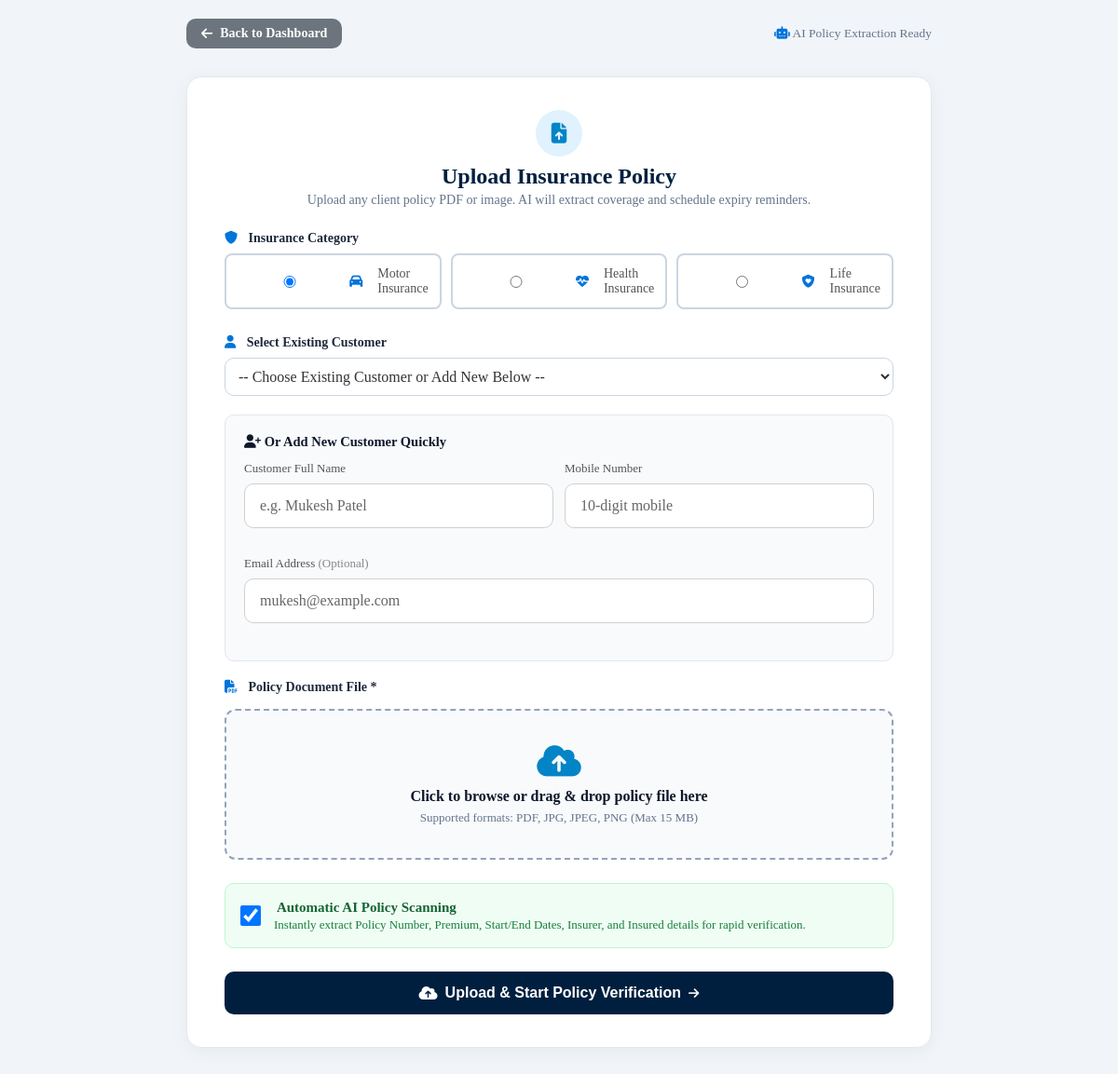
The page /policy_upload.php (signed in) on the database its author committed.
### tables this page shows
CREATE TABLE `insurance_categories` (
  `id` INT AUTO_INCREMENT PRIMARY KEY,
  `code` VARCHAR(30) NOT NULL UNIQUE,
  `name` VARCHAR(100) NOT NULL,
  `icon` VARCHAR(50) NOT NULL DEFAULT 'fa-shield',
  `display_order` INT NOT NULL DEFAULT 0,
  `is_active` BOOLEAN NOT NULL DEFAULT TRUE,
  `created_at` DATETIME DEFAULT CURRENT_TIMESTAMP
);

### config.php (called while the page is built, shortened)
<?php
function getInsuranceCategories($conn = null, $activeOnly = true) {
    $close = false;
    $out = [];
    $sql = "SELECT code, name, icon FROM insurance_categories" . ($activeOnly ? " WHERE is_active = 1" : "") . " ORDER BY display_order ASC, name ASC";
    try {
        $res = $conn->query($sql);
        if ($res) { while ($r = $res->fetch_assoc()) $out[$r['code']] = $r; }
    } catch (\Throwable $e) {}
    return $out;
}

### policy_upload.php (the view, shortened to what this page needs)
<?php
require_once 'config.php';
$conn = getDBConnection();
$selectedCustId = (int)($_GET['customer_id'] ?? 0);
$categories = getInsuranceCategories($conn, true);
?>
<!DOCTYPE html>
<html lang="en">
<head>
    <link rel="stylesheet" href="styles.css?v=5.0">
    <link rel="stylesheet" href="https://cdnjs.cloudflare.com/ajax/libs/font-awesome/6.5.1/css/all.min.css">
</head>
<body style="background: #f1f5f9; font-family: inherit;">
    <div style="padding: 20px;">
        <div style="max-width: 800px; margin: 0 auto 15px; display: flex; justify-content: space-between; align-items: center;">
            <a href="dashboard.php" class="btn btn-secondary" style="padding: 8px 16px; border-radius: 6px; text-decoration: none;">
                <i class="fas fa-arrow-left"></i> Back to Dashboard
            </a>
            <span style="font-size: 13.5px; color: #64748b;">
                <i class="fas fa-robot" style="color: #0074D9;"></i> AI Policy Extraction Ready
            </span>
        </div>
        <div class="upload-card">
            <div style="text-align: center; margin-bottom: 25px;">
                <div style="width: 50px; height: 50px; border-radius: 50%; background: #e0f2fe; color: #0284c7; display: inline-flex; align-items: center; justify-content: center; font-size: 22px; margin-bottom: 8px;">
                    <i class="fas fa-file-arrow-up"></i>
                </div>
                <h2 style="margin: 0; color: #001f3f; font-size: 24px;">Upload Insurance Policy</h2>
                <p style="color: #64748b; font-size: 14px; margin: 4px 0 0;">Upload any client policy PDF or image. AI will extract coverage and schedule expiry reminders.</p>
            </div>
            <form method="POST" action="policy_upload.php" enctype="multipart/form-data" id="uploadForm">
                <div class="form-group" style="margin-bottom: 20px;">
                    <label style="font-weight: 600; color: #1e293b;"><i class="fas fa-shield"></i> Insurance Category</label>
                    <div style="display: grid; grid-template-columns: repeat(auto-fit, minmax(140px, 1fr)); gap: 10px; margin-top: 6px;">
                        <?php foreach ($categories as $cat): ?>
                            <label style="border: 2px solid #cbd5e1; border-radius: 8px; padding: 12px; display: flex; align-items: center; gap: 8px; cursor: pointer; transition: all 0.2s;" class="cat-pill">
                                <input type="radio" name="insurance_category" value="<?php echo htmlspecialchars($cat['code']); ?>" <?php echo $cat['code'] === 'motor' ? 'checked' : ''; ?>>
                                <i class="fas <?php echo htmlspecialchars($cat['icon']); ?>"></i>
                                <span><?php echo htmlspecialchars($cat['name']); ?></span>
                            </label>
                        <?php endforeach; ?>
                    </div>
                </div>
                <div class="form-group" style="margin-bottom: 20px;">
                    <label for="customer_id" style="font-weight: 600; color: #1e293b;"><i class="fas fa-user"></i> Select Existing Customer</label>
                    <select id="customer_id" name="customer_id" onchange="toggleNewCustomer(this.value)" style="width: 100%; padding: 10px; border-radius: 8px; border: 1px solid #cbd5e1;">
                        <option value="">-- Choose Existing Customer or Add New Below --</option>
                    </select>
                </div>
                <div id="newCustBox" style="background: #f8fafc; border: 1px solid #e2e8f0; border-radius: 10px; padding: 20px; margin-bottom: 20px; <?php echo $selectedCustId ? 'display:none;' : ''; ?>">
                    <h4 style="margin: 0 0 12px; color: #0f172a; font-size: 14.5px;"><i class="fas fa-user-plus"></i> Or Add New Customer Quickly</h4>
                    <div style="display: grid; grid-template-columns: 1fr 1fr; gap: 12px;">
                        <div class="form-group">
                            <label style="font-size: 13px;">Customer Full Name</label>
                            <input type="text" name="new_customer_name" placeholder="e.g. Mukesh Patel">
                        </div>
                        <div class="form-group">
                            <label style="font-size: 13px;">Mobile Number</label>
                            <input type="tel" name="new_customer_mobile" placeholder="10-digit mobile">
                        </div>
                    </div>
                    <div class="form-group" style="margin-top: 10px;">
                        <label style="font-size: 13px;">Email Address <span style="font-weight: normal; color: #888;">(Optional)</span></label>
                        <input type="email" name="new_customer_email" placeholder="mukesh@example.com">
                    </div>
                </div>
                <div class="form-group">
                    <label style="font-weight: 600; color: #1e293b;"><i class="fas fa-file-pdf"></i> Policy Document File *</label>
                    <div class="dropzone" id="dropzone" onclick="document.getElementById('fileInput').click()">
                        <i class="fas fa-cloud-arrow-up" style="font-size: 38px; color: #0284c7; margin-bottom: 10px;"></i>
                        <h4 style="margin: 0; color: #0f172a; font-size: 16px;" id="dropTitle">Click to browse or drag & drop policy file here</h4>
                        <p style="margin: 6px 0 0; color: #64748b; font-size: 13px;">Supported formats: PDF, JPG, JPEG, PNG (Max 15 MB)</p>
                    </div>
                </div>
                <div class="toggle-switch-card">
                    <input type="checkbox" id="run_ai_scan" name="run_ai_scan" value="1" checked style="width: 22px; height: 22px; cursor: pointer;">
                    <label for="run_ai_scan" style="cursor: pointer;">
                        <strong style="color: #166534; font-size: 15px;"><i class="fas fa-sparkles"></i> Automatic AI Policy Scanning</strong>
                        <p style="margin: 2px 0 0; color: #15803d; font-size: 13px;">
                            Instantly extract Policy Number, Premium, Start/End Dates, Insurer, and Insured details for rapid verification.
                        </p>
                    </label>
                </div>
                <button type="submit" class="btn btn-primary btn-block" style="width: 100%; padding: 14px; font-size: 16px; font-weight: 700; border-radius: 8px;">
                    <i class="fas fa-cloud-upload-alt"></i> Upload & Start Policy Verification <i class="fas fa-arrow-right" style="font-size: 13px;"></i>
                </button>
            </form>
        </div>
    </div>
</body>
</html>

### policy_upload.php (style rules this page uses)
.upload-card { max-width: 800px; margin: 30px auto; background: white; border-radius: 16px; border: 1px solid #e2e8f0; box-shadow: 0 4px 20px rgba(0,0,0,0.05); padding: 35px 40px; }
.dropzone { border: 2px dashed #94a3b8; border-radius: 12px; padding: 35px 20px; text-align: center; background: #f8fafc; cursor: pointer; transition: all 0.2s; margin: 15px 0 25px; }
.toggle-switch-card { background: #f0fdf4; border: 1px solid #bbf7d0; border-radius: 10px; padding: 16px; margin-bottom: 25px; display: flex; align-items: center; gap: 14px; }

### rows shown on the page
insurance_categories: code "☑ Motor Insurance", name "Motor Insurance"
insurance_categories: code "☐ Health Insurance", name "Health Insurance"
insurance_categories: code "☐ Life Insurance", name "Life Insurance"
